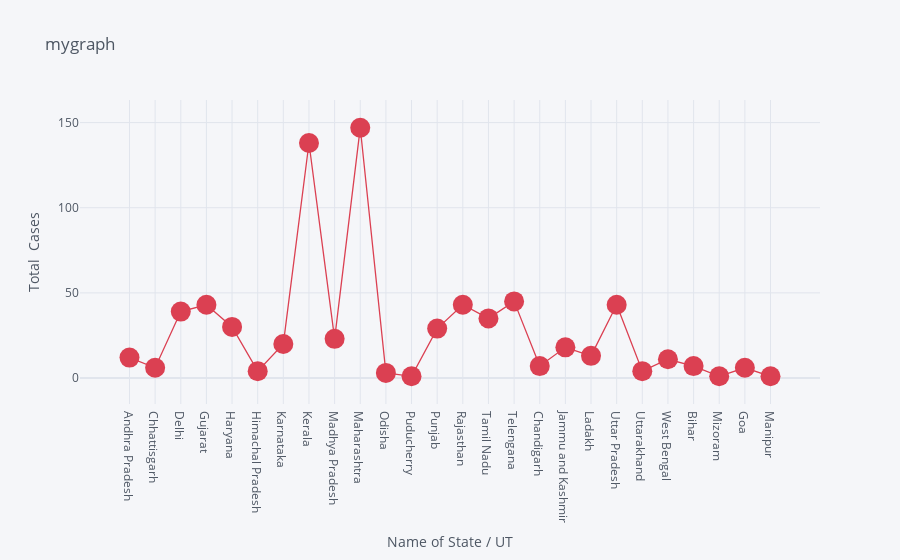
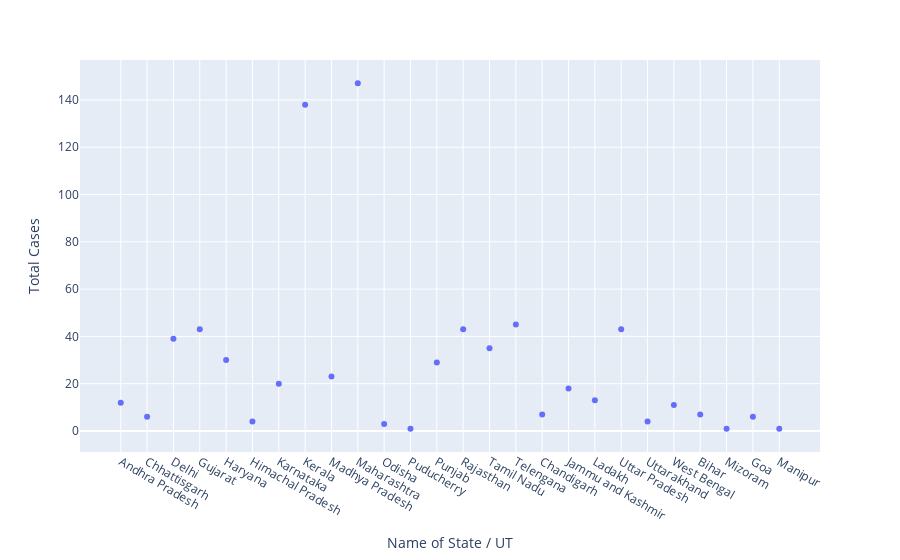

Source (notebook cell) for these figures, in order:
### Code cell
df.iplot(kind='scatter',x='Name of State / UT',y='Total Cases',mode='markers+lines',title='mygraph',xTitle='Name of State / UT',yTitle='Total  Cases',colors='red',size=20)
px.scatter(df,x='Name of State / UT',y='Total Cases')

### Figure 1 — Plotly figure (JSON) as saved in the notebook; plotly's stock layout.template omitted (floating-point values rounded to 4 significant figures)
{"data": [{"line": {"color": "rgba(219, 64, 82, 1.0)", "dash": "solid", "shape": "linear", "width": 1.3}, "marker": {"size": 20, "symbol": "circle"}, "mode": "markers+lines", "name": "Total Cases", "text": "", "type": "scatter", "x": ["Andhra Pradesh", "Chhattisgarh", "Delhi", "Gujarat", "Haryana", "Himachal Pradesh", "Karnataka", "Kerala", "Madhya Pradesh", "Maharashtra", "Odisha", "Puducherry", "Punjab", "Rajasthan", "Tamil Nadu", "Telengana", "Chandigarh", "Jammu and Kashmir", "Ladakh", "Uttar Pradesh", "Uttarakhand", "West Bengal", "Bihar", "Mizoram", "Goa", "Manipur"], "y": [12, 6, 39, 43, 30, 4, 20, 138, 23, 147, 3, 1, 29, 43, 35, 45, 7, 18, 13, 43, 4, 11, 7, 1, 6, 1]}], "layout": {"legend": {"bgcolor": "#F5F6F9", "font": {"color": "#4D5663"}}, "paper_bgcolor": "#F5F6F9", "plot_bgcolor": "#F5F6F9", "title": {"font": {"color": "#4D5663"}, "text": "mygraph"}, "xaxis": {"gridcolor": "#E1E5ED", "showgrid": true, "tickfont": {"color": "#4D5663"}, "title": {"font": {"color": "#4D5663"}, "text": "Name of State / UT"}, "zerolinecolor": "#E1E5ED"}, "yaxis": {"gridcolor": "#E1E5ED", "showgrid": true, "tickfont": {"color": "#4D5663"}, "title": {"font": {"color": "#4D5663"}, "text": "Total  Cases"}, "zerolinecolor": "#E1E5ED"}}}

### Figure 2 — Plotly figure (JSON) as saved in the notebook; plotly's stock layout.template omitted (floating-point values rounded to 4 significant figures)
{"data": [{"hovertemplate": "Name of State / UT=%{x}<br>Total Cases=%{y}<extra></extra>", "legendgroup": "", "marker": {"color": "#636efa", "symbol": "circle"}, "mode": "markers", "name": "", "showlegend": false, "type": "scatter", "x": ["Andhra Pradesh", "Chhattisgarh", "Delhi", "Gujarat", "Haryana", "Himachal Pradesh", "Karnataka", "Kerala", "Madhya Pradesh", "Maharashtra", "Odisha", "Puducherry", "Punjab", "Rajasthan", "Tamil Nadu", "Telengana", "Chandigarh", "Jammu and Kashmir", "Ladakh", "Uttar Pradesh", "Uttarakhand", "West Bengal", "Bihar", "Mizoram", "Goa", "Manipur"], "xaxis": "x", "y": [12, 6, 39, 43, 30, 4, 20, 138, 23, 147, 3, 1, 29, 43, 35, 45, 7, 18, 13, 43, 4, 11, 7, 1, 6, 1], "yaxis": "y"}], "layout": {"legend": {"tracegroupgap": 0}, "margin": {"t": 60}, "xaxis": {"anchor": "y", "domain": [0, 1], "title": {"text": "Name of State / UT"}}, "yaxis": {"anchor": "x", "domain": [0, 1], "title": {"text": "Total Cases"}}}}
